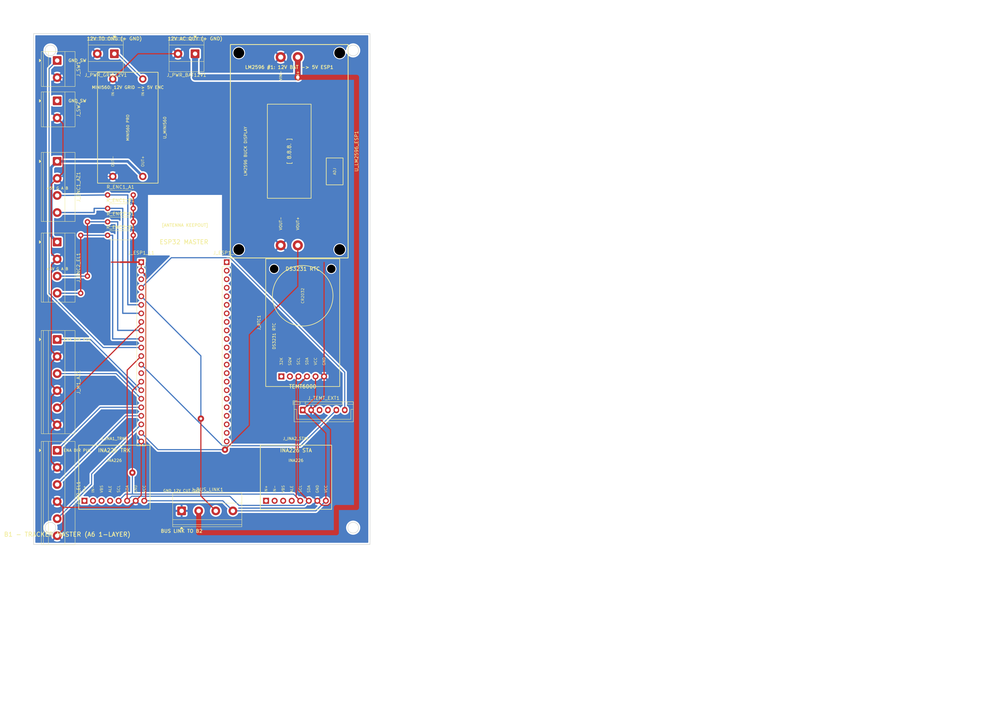
#> input picture hardware/solar_tracker_diy_1layer_a6/deliverables/board1_pcb_editor.png, 999 x 706 px, shrunk from 3508 x 2481 before the run, found by its file name
$ python generate_round_5_zooms.py
#> lines starting #> are read from the running program, lines starting #| are printed output that depends on the picture
import os
import shutil
from PIL import Image

ARTIFACTS_DIR = r"C:\Users\ADMIN\.gemini\antigravity\brain\b07bdce5-a157-4a15-9f23-20c06a6e411e"
DELIV_DIR = r"D:\DOANTOTNGHIEP\hardware\solar_tracker_diy_1layer_a6\deliverables"

img1 = Image.open(os.path.join(DELIV_DIR, "board1_pcb_editor.png"))
#> img1 is the input picture: PIL image 999x706 RGB; mean R, G, B 223.7, 230, 241
img2 = Image.open(os.path.join(DELIV_DIR, "board2_pcb_editor.png"))
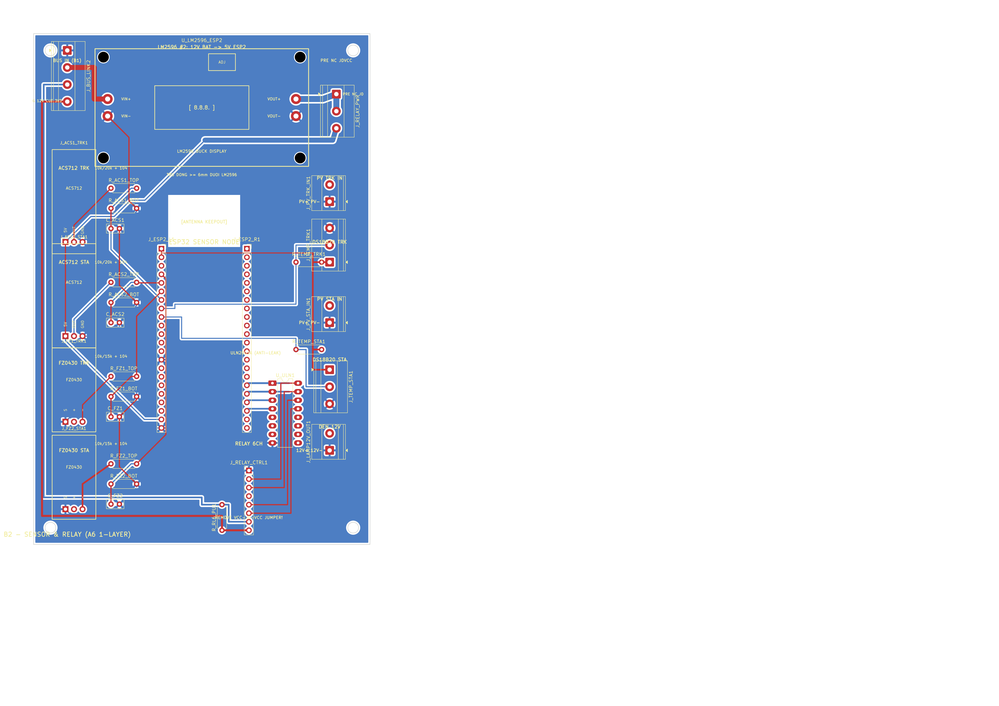
#> input picture hardware/solar_tracker_diy_1layer_a6/deliverables/board2_pcb_editor.png, 999 x 706 px, shrunk from 3508 x 2481 before the run, found by its file name
#> img2 is the input picture: PIL image 999x706 RGB; mean R, G, B 219.4, 227.5, 240.3

w1, h1 = img1.size
#> w1 = 999; h1 = 706
w2, h2 = img2.size
#> w2 = 999; h2 = 706

# 1. Board 1 Zoom VIN+ Via & Pad 1: showing explicit 2.0mm via and pad 1 connection
crop1 = img1.crop((int(w1 * 0.48), int(h1 * 0.05), int(w1 * 0.98), int(h1 * 0.35)))
#> crop1: PIL image 500x212 RGB; every value is 255
p1 = os.path.join(DELIV_DIR, "board1_zoom_vin_via.png")
crop1.save(p1)
shutil.copy2(p1, os.path.join(ARTIFACTS_DIR, "board1_zoom_vin_via.png"))

# 2. Board 1 Zoom Bottom-Right M3 (jumper turning at y=151 & x=100, >5.2mm from corner M3 hole)
crop2 = img1.crop((int(w1 * 0.50), int(h1 * 0.70), int(w1 * 1.0), int(h1 * 1.0)))
p2 = os.path.join(DELIV_DIR, "board1_zoom_12v_m3_bottom.png")
crop2.save(p2)
shutil.copy2(p2, os.path.join(ARTIFACTS_DIR, "board1_zoom_12v_m3_bottom.png"))

# 3. Board 2 Zoom Left & Bottom M3: 3V3 jumper wire at x=12.5, y=153.5 (clear of M3 by >4mm, 8.5mm from bottom edge)
crop3 = img2.crop((int(w2 * 0.02), int(h2 * 0.70), int(w2 * 0.55), int(h2 * 1.0)))
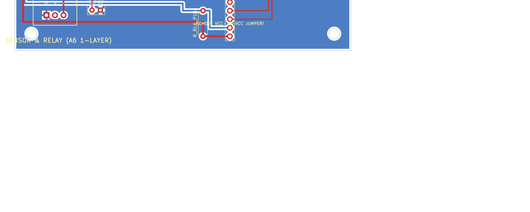
#> crop3: PIL image 530x212 RGB; mean R, G, B 232.8, 237.6, 245.7
p3 = os.path.join(DELIV_DIR, "board2_zoom_left_bottom_m3.png")
crop3.save(p3)
shutil.copy2(p3, os.path.join(ARTIFACTS_DIR, "board2_zoom_left_bottom_m3.png"))

# 4. Board 2 Zoom ULN2003A & Relay GND: showing B.Cu GND track and solid copper pour around ULN
crop4 = img2.crop((int(w2 * 0.60), int(h2 * 0.65), int(w2 * 0.98), int(h2 * 1.0)))
#> crop4: PIL image 380x248 RGB; every value is 255
p4 = os.path.join(DELIV_DIR, "board2_zoom_uln_gnd.png")
crop4.save(p4)
shutil.copy2(p4, os.path.join(ARTIFACTS_DIR, "board2_zoom_uln_gnd.png"))

# 5. Board 2 Zoom Underbelly ESP2: copper pour filling the center between headers
crop5 = img2.crop((int(w2 * 0.35), int(h2 * 0.40), int(w2 * 0.80), int(h2 * 0.80)))
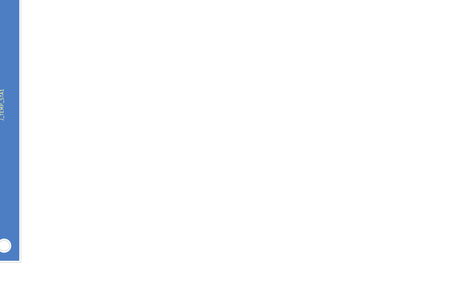
#> crop5: PIL image 450x282 RGB; mean R, G, B 248.1, 250, 252.6
p5 = os.path.join(DELIV_DIR, "board2_zoom_underbelly_gnd.png")
crop5.save(p5)
shutil.copy2(p5, os.path.join(ARTIFACTS_DIR, "board2_zoom_underbelly_gnd.png"))

# 6. Board 2 Zoom Antenna Keepout (showing 0 tracks in keepout box)
crop6 = img2.crop((int(w2 * 0.35), int(h2 * 0.25), int(w2 * 0.75), int(h2 * 0.55)))
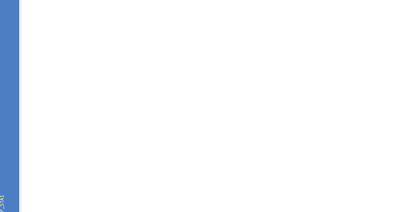
#> crop6: PIL image 400x212 RGB; mean R, G, B 246.4, 248.7, 252
p6 = os.path.join(DELIV_DIR, "board2_zoom_antenna_keepout.png")
crop6.save(p6)
shutil.copy2(p6, os.path.join(ARTIFACTS_DIR, "board2_zoom_antenna_keepout.png"))

print("Round 6 Zoom images generated successfully!")
